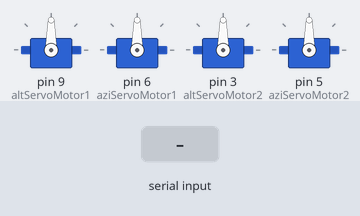
This sketch was run on a simulated Arduino Uno, built with avr-gcc and run on an emulated ATmega328P. Shown: 4 × servo. Inputs (shaded band) come from the test bench.

Above: at 1.2 s.
1.3 s: "1" received over Serial
At 1.7 s:
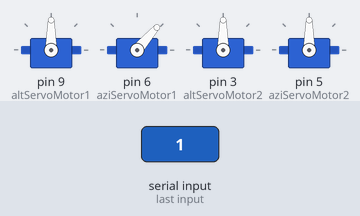
2.8 s: byte 181 (181) received over Serial
At 4.0 s:
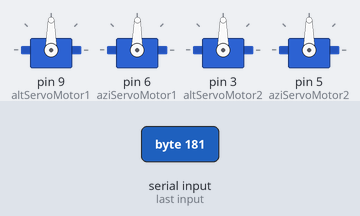
4.3 s: byte 184 (184) received over Serial
At 5.2 s:
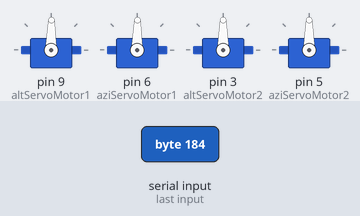
5.8 s: "0" received over Serial
At 6.3 s:
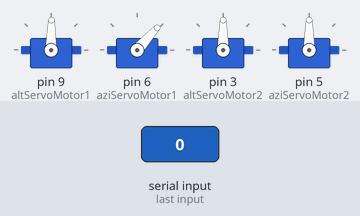
Timing chart, 0 to 8.3 s (numbered marks = the images above; inputs shaded):
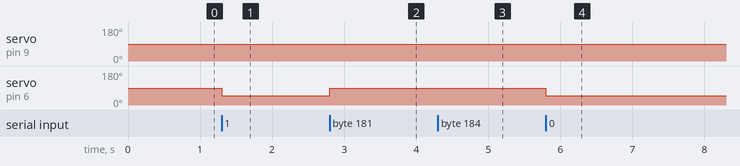

The sketch:

MIJ_HELIOS_TWOSERVO_MANUAL.ino
```cpp
#include <Servo.h> // include server library

Servo altServoMotor1; // create servo object to control a servo
Servo aziServoMotor1;
Servo altServoMotor2;
Servo aziServoMotor2;

float altServoMotor1Pos = 90; // initial position of server
float aziServoMotor1Pos = 90;
float altServoMotor2Pos = 90;
float aziServoMotor2Pos = 90;

float val;

int sendToAziOrAlt = 0;

void setup() {

Serial.begin(9600); // Serial comm begin at 9600bps

altServoMotor1.attach(9);// server is connected at pin 9
aziServoMotor1.attach(6);
altServoMotor2.attach(3);// server is connected at pin 9
aziServoMotor2.attach(5);

}

void loop() {

  if (Serial.available()) // if serial value is available

  {

    val = Serial.read();// then read the serial value

       if (val == 182) //if value input is equals to 2
          if(aziServoMotor1Pos < 180) {

             {

              aziServoMotor1Pos += 0.5; //than position of servo motor increases by 1 ( anti clockwise)
              aziServoMotor1.write(aziServoMotor1Pos);// the servo will move according to position
              delayMicroseconds(10); //delay for the servo to get to the position

             }

          }

       if (val == 181) //if value input is equals to 1
          if(aziServoMotor1Pos > 0) {


            {

              aziServoMotor1Pos -= 0.5; //than position of servo motor decreases by 1 (clockwise)
              aziServoMotor1.write(aziServoMotor1Pos);// the servo will move according to position
              delayMicroseconds(10);//delay for the servo to get to the position

             }

          }


           if (val == 183) //if value input is equals to 3
             if(altServoMotor1Pos < 180) {
                   {

                    altServoMotor1Pos += 0.5; //than position of servo motor increases by 1 ( anti clockwise)
                    altServoMotor1.write(altServoMotor1Pos);// the servo will move according to position
                    delayMicroseconds(10); //delay for the servo to get to the position

                   }

             }

       if (val == 184) //if value input is equals to a
               if(altServoMotor1Pos > 0) {
                      {

                        altServoMotor1Pos -= 0.5; //than position of servo motor decreases by 1 (clockwise)
                        altServoMotor1.write(altServoMotor1Pos);// the servo will move according to position
                        delayMicroseconds(10);//delay for the servo to get to the position

                       }

               }


        // stuff for if value is from the recorded Max gestures

        if (val == 185) {
          sendToAziOrAlt = 0;
        }

        if (val == 186) {
          sendToAziOrAlt = 1;
        }

        if (val == 187) {
          sendToAziOrAlt = 3;
        }

        if (val == 188) {
          sendToAziOrAlt = 4;
        }

       if (val < 181) {
          if (sendToAziOrAlt == 0) {
            aziServoMotor1Pos == val;
            aziServoMotor1.write(val);
            delayMicroseconds(50);
          }
       }

        if (val < 181) {
          if (sendToAziOrAlt == 1) {
            altServoMotor1Pos == val;
            altServoMotor1.write(val);
            delayMicroseconds(50);
          }
       }


        if (val < 181) {
          if (sendToAziOrAlt == 3) {
            aziServoMotor2Pos == val;
            aziServoMotor2.write(val);
            delayMicroseconds(50);
          }
       }


        if (val < 181) {
          if (sendToAziOrAlt == 4) {
            altServoMotor2Pos == val;
            altServoMotor2.write(val);
            delayMicroseconds(50);
          }
       }

  }

}
```

Measured:
- after the input at 1.3 s, servo on pin 6 (aziServoMotor1): 90° → 49° at once
- after the input at 2.8 s, servo on pin 6 (aziServoMotor1): 49° → 89° at once
- after the input at 4.3 s, servo on pin 9 (altServoMotor1): 90° → 89° at once
- after the input at 5.8 s, servo on pin 6 (aziServoMotor1): 89° → 48° at once
